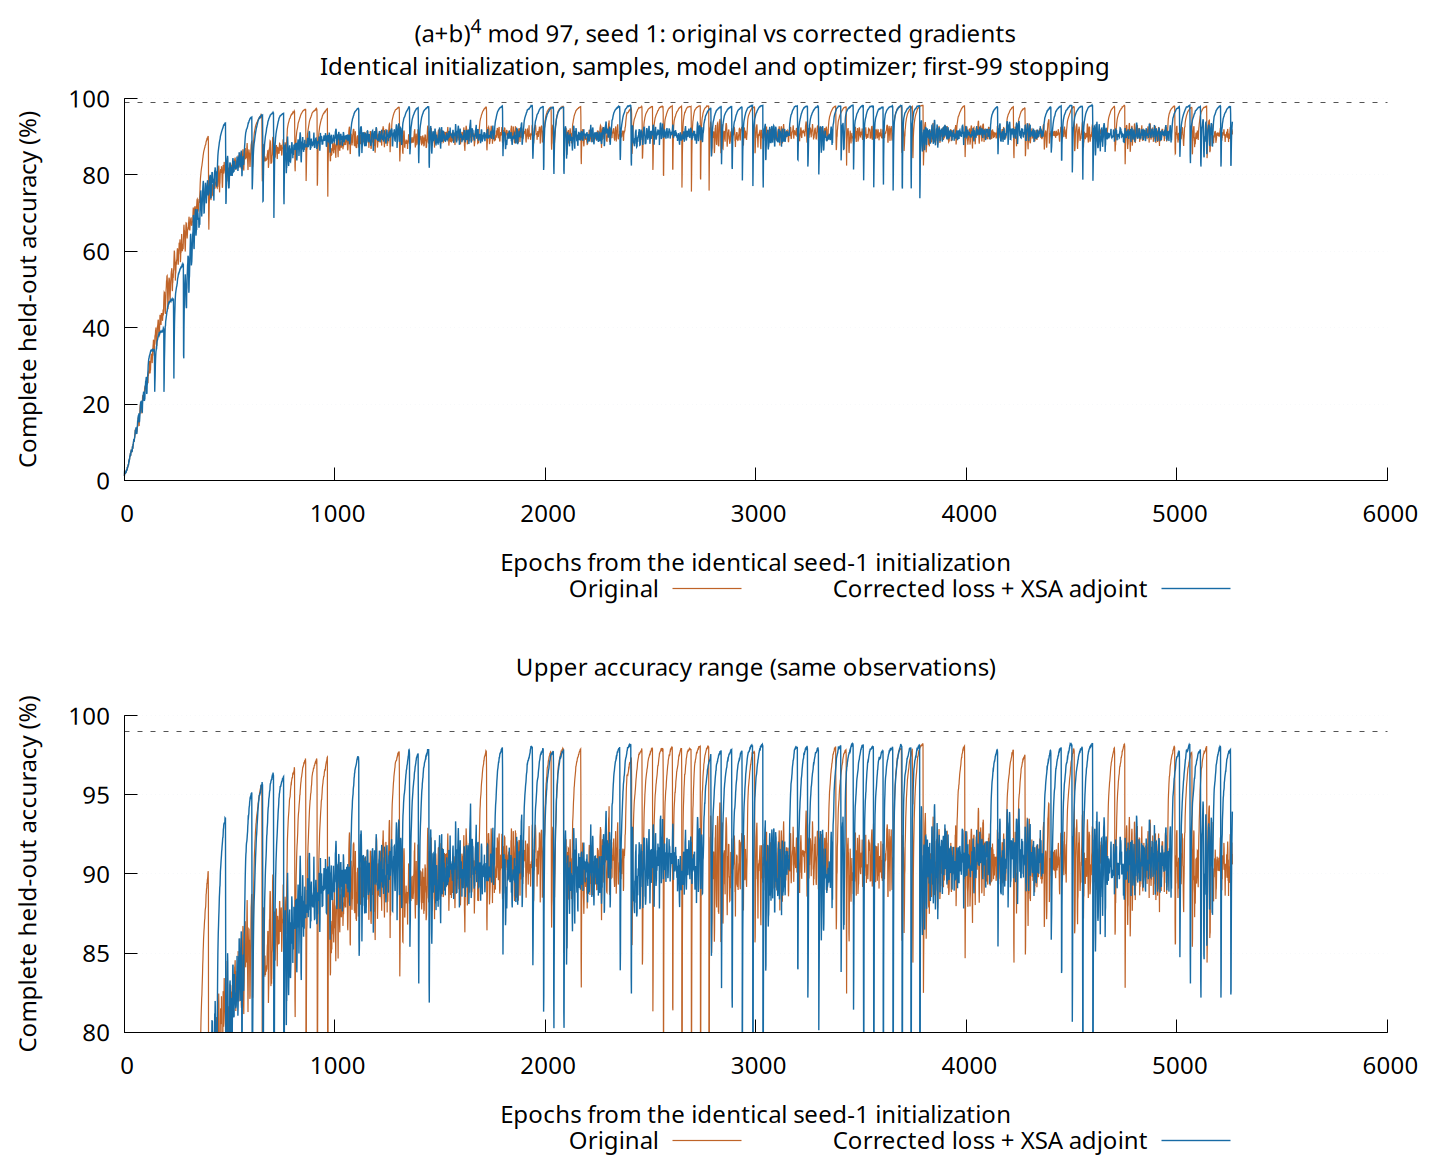

Reproduce this figure in gnuplot.
# Run from this directory after generating both complete history TSVs.
# All observations are plotted; no smoothing or observation selection.
set encoding utf8
set datafile separator "\t"
set border 3
set tics nomirror
set grid ytics lc rgb "#d9e0e8"
set xlabel "Epochs from the identical seed-1 initialization"
set ylabel "Complete held-out accuracy (%)"
set key outside below horizontal
set xrange [0:*]
set terminal svg size 1100,900 dynamic enhanced font "sans,14"
set output "pow4-fixed-grad-seed1.svg"
set multiplot layout 2,1 title "(a+b)^4 mod 97, seed 1: original vs corrected gradients\nIdentical initialization, samples, model and optimizer; first-99 stopping"
set yrange [0:100]
set ytics 20
set arrow 1 from graph 0, first 99 to graph 1, first 99 nohead dt 2 lc rgb "#555555"
plot "pow4-fixed-grad-seed1-original.tsv" using 2:4 with lines lw 1.2 lc rgb "#bf6328" title "Original", \
     "pow4-fixed-grad-seed1-corrected.tsv" using 2:4 with lines lw 1.4 lc rgb "#176ba5" title "Corrected loss + XSA adjoint"
set title "Upper accuracy range (same observations)"
set yrange [80:100]
set ytics 5
plot "pow4-fixed-grad-seed1-original.tsv" using 2:4 with lines lw 1.2 lc rgb "#bf6328" title "Original", \
     "pow4-fixed-grad-seed1-corrected.tsv" using 2:4 with lines lw 1.4 lc rgb "#176ba5" title "Corrected loss + XSA adjoint"
unset multiplot
unset output
